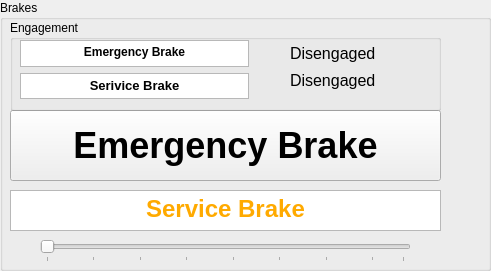
     <widget class="QGroupBox" name="brake_box">
      <property name="geometry">
       <rect>
        <x>500</x>
        <y>300</y>
        <width>491</width>
        <height>271</height>
       </rect>
      </property>
      <property name="title">
       <string>Brakes</string>
      </property>
      <widget class="QPushButton" name="e_brake_button">
       <property name="geometry">
        <rect>
         <x>10</x>
         <y>110</y>
         <width>431</width>
         <height>71</height>
        </rect>
       </property>
       <property name="font">
        <font>
         <pointsize>27</pointsize>
         <weight>75</weight>
         <bold>true</bold>
         <underline>false</underline>
         <strikeout>false</strikeout>
         <kerning>true</kerning>
        </font>
       </property>
       <property name="autoFillBackground">
        <bool>true</bool>
       </property>
       <property name="text">
        <string>Emergency Brake</string>
       </property>
      </widget>
      <widget class="QTextBrowser" name="s_brake_txt_2">
       <property name="geometry">
        <rect>
         <x>10</x>
         <y>190</y>
         <width>431</width>
         <height>41</height>
        </rect>
       </property>
       <property name="font">
        <font>
         <pointsize>6</pointsize>
        </font>
       </property>
       <property name="html">
        <string>&lt;!DOCTYPE HTML PUBLIC &quot;-//W3C//DTD HTML 4.0//EN&quot; &quot;http://www.w3.org/TR/REC-html40/strict.dtd&quot;&gt;
&lt;html&gt;&lt;head&gt;&lt;meta name=&quot;qrichtext&quot; content=&quot;1&quot; /&gt;&lt;style type=&quot;text/css&quot;&gt;
p, li { white-space: pre-wrap; }
&lt;/style&gt;&lt;/head&gt;&lt;body style=&quot; font-family:'MS Shell Dlg 2'; font-size:6pt; font-weight:400; font-style:normal;&quot;&gt;
&lt;p align=&quot;center&quot; style=&quot; margin-top:0px; margin-bottom:0px; margin-left:0px; margin-right:0px; -qt-block-indent:0; text-indent:0px;&quot;&gt;&lt;span style=&quot; font-size:18pt; font-weight:600; color:#ffaa00;&quot;&gt;Service Brake&lt;/span&gt;&lt;/p&gt;&lt;/body&gt;&lt;/html&gt;</string>
       </property>
      </widget>
      <widget class="QGroupBox" name="engage_box">
       <property name="geometry">
        <rect>
         <x>10</x>
         <y>20</y>
         <width>431</width>
         <height>91</height>
        </rect>
       </property>
       <property name="title">
        <string>Engagement</string>
       </property>
       <widget class="QTextBrowser" name="s_brake_txt">
        <property name="geometry">
         <rect>
          <x>10</x>
          <y>53</y>
          <width>229</width>
          <height>26</height>
         </rect>
        </property>
        <property name="html">
         <string>&lt;!DOCTYPE HTML PUBLIC &quot;-//W3C//DTD HTML 4.0//EN&quot; &quot;http://www.w3.org/TR/REC-html40/strict.dtd&quot;&gt;
&lt;html&gt;&lt;head&gt;&lt;meta name=&quot;qrichtext&quot; content=&quot;1&quot; /&gt;&lt;style type=&quot;text/css&quot;&gt;
p, li { white-space: pre-wrap; }
&lt;/style&gt;&lt;/head&gt;&lt;body style=&quot; font-family:'MS Shell Dlg 2'; font-size:7.8pt; font-weight:400; font-style:normal;&quot;&gt;
&lt;p align=&quot;center&quot; style=&quot; margin-top:0px; margin-bottom:0px; margin-left:0px; margin-right:0px; -qt-block-indent:0; text-indent:0px;&quot;&gt;&lt;span style=&quot; font-size:10pt; font-weight:696;&quot;&gt;Serivice Brake&lt;/span&gt;&lt;/p&gt;&lt;/body&gt;&lt;/html&gt;</string>
        </property>
       </widget>
       <widget class="QTextBrowser" name="e_brake_txt">
        <property name="geometry">
         <rect>
          <x>10</x>
          <y>20</y>
          <width>229</width>
          <height>27</height>
         </rect>
        </property>
        <property name="html">
         <string>&lt;!DOCTYPE HTML PUBLIC &quot;-//W3C//DTD HTML 4.0//EN&quot; &quot;http://www.w3.org/TR/REC-html40/strict.dtd&quot;&gt;
&lt;html&gt;&lt;head&gt;&lt;meta name=&quot;qrichtext&quot; content=&quot;1&quot; /&gt;&lt;style type=&quot;text/css&quot;&gt;
p, li { white-space: pre-wrap; }
&lt;/style&gt;&lt;/head&gt;&lt;body style=&quot; font-family:'MS Shell Dlg 2'; font-size:7.8pt; font-weight:400; font-style:normal;&quot;&gt;
&lt;p align=&quot;center&quot; style=&quot; margin-top:0px; margin-bottom:0px; margin-left:0px; margin-right:0px; -qt-block-indent:0; text-indent:0px;&quot;&gt;&lt;span style=&quot; font-size:9pt; font-weight:696;&quot;&gt;Emergency Brake&lt;/span&gt;&lt;/p&gt;&lt;/body&gt;&lt;/html&gt;</string>
        </property>
       </widget>
       <widget class="QLabel" name="s_label_display">
        <property name="geometry">
         <rect>
          <x>280</x>
          <y>50</y>
          <width>87</width>
          <height>21</height>
         </rect>
        </property>
        <property name="font">
         <font>
          <pointsize>12</pointsize>
         </font>
        </property>
        <property name="text">
         <string>Disengaged</string>
        </property>
       </widget>
       <widget class="QLabel" name="e_label_display">
        <property name="geometry">
         <rect>
          <x>280</x>
          <y>23</y>
          <width>87</width>
          <height>20</height>
         </rect>
        </property>
        <property name="font">
         <font>
          <pointsize>12</pointsize>
         </font>
        </property>
        <property name="text">
         <string>Disengaged</string>
        </property>
       </widget>
      </widget>
      <widget class="QSlider" name="s_slider">
       <property name="geometry">
        <rect>
         <x>40</x>
         <y>240</y>
         <width>371</width>
         <height>22</height>
        </rect>
       </property>
       <property name="minimum">
        <number>1</number>
       </property>
       <property name="maximum">
        <number>24</number>
       </property>
       <property name="pageStep">
        <number>8</number>
       </property>
       <property name="sliderPosition">
        <number>1</number>
       </property>
       <property name="orientation">
        <enum>Qt::Horizontal</enum>
       </property>
       <property name="invertedAppearance">
        <bool>false</bool>
       </property>
       <property name="tickPosition">
        <enum>QSlider::TicksBelow</enum>
       </property>
       <property name="tickInterval">
        <number>3</number>
       </property>
      </widget>
     </widget>
